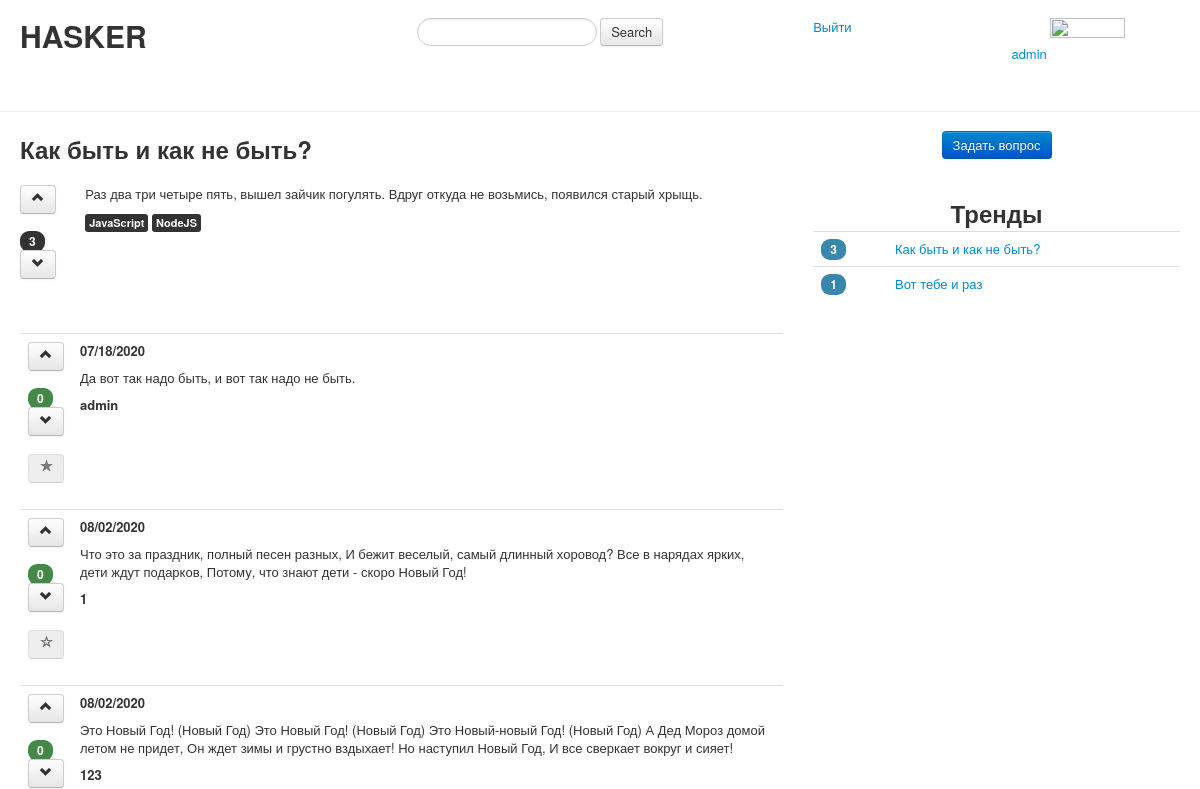
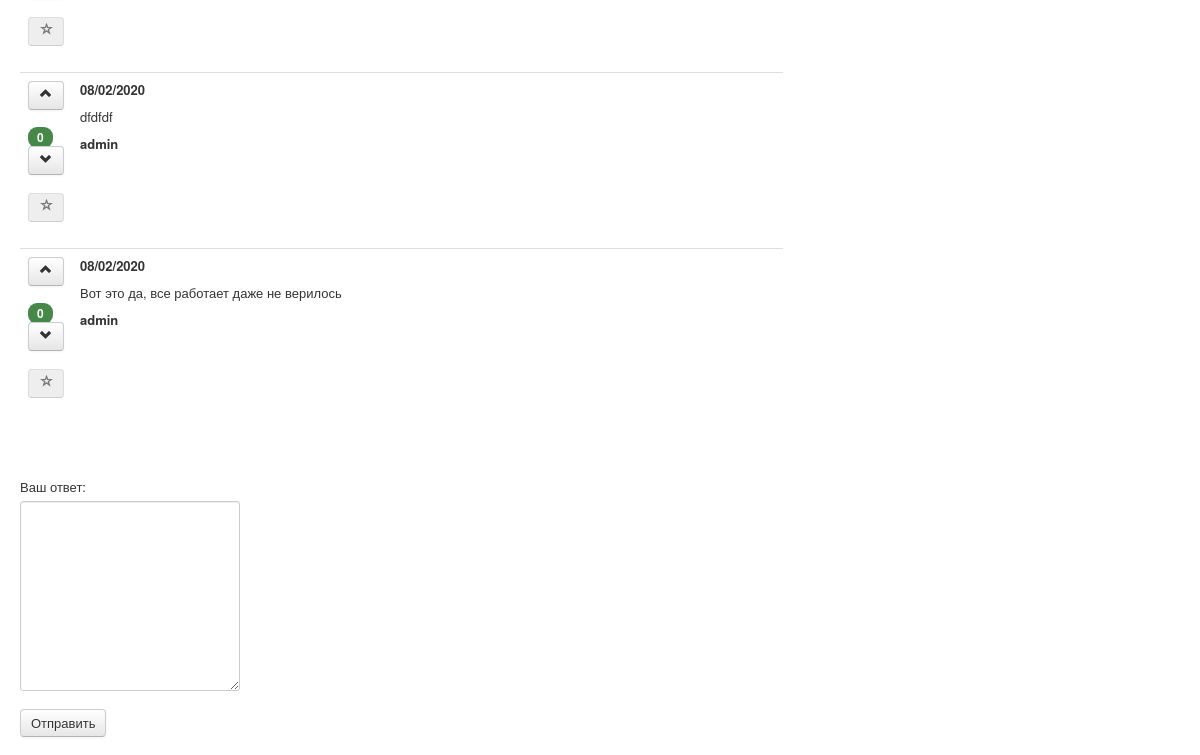
Before: /question/1/ (signed in) with the older database file (2 pictures, top to bottom).
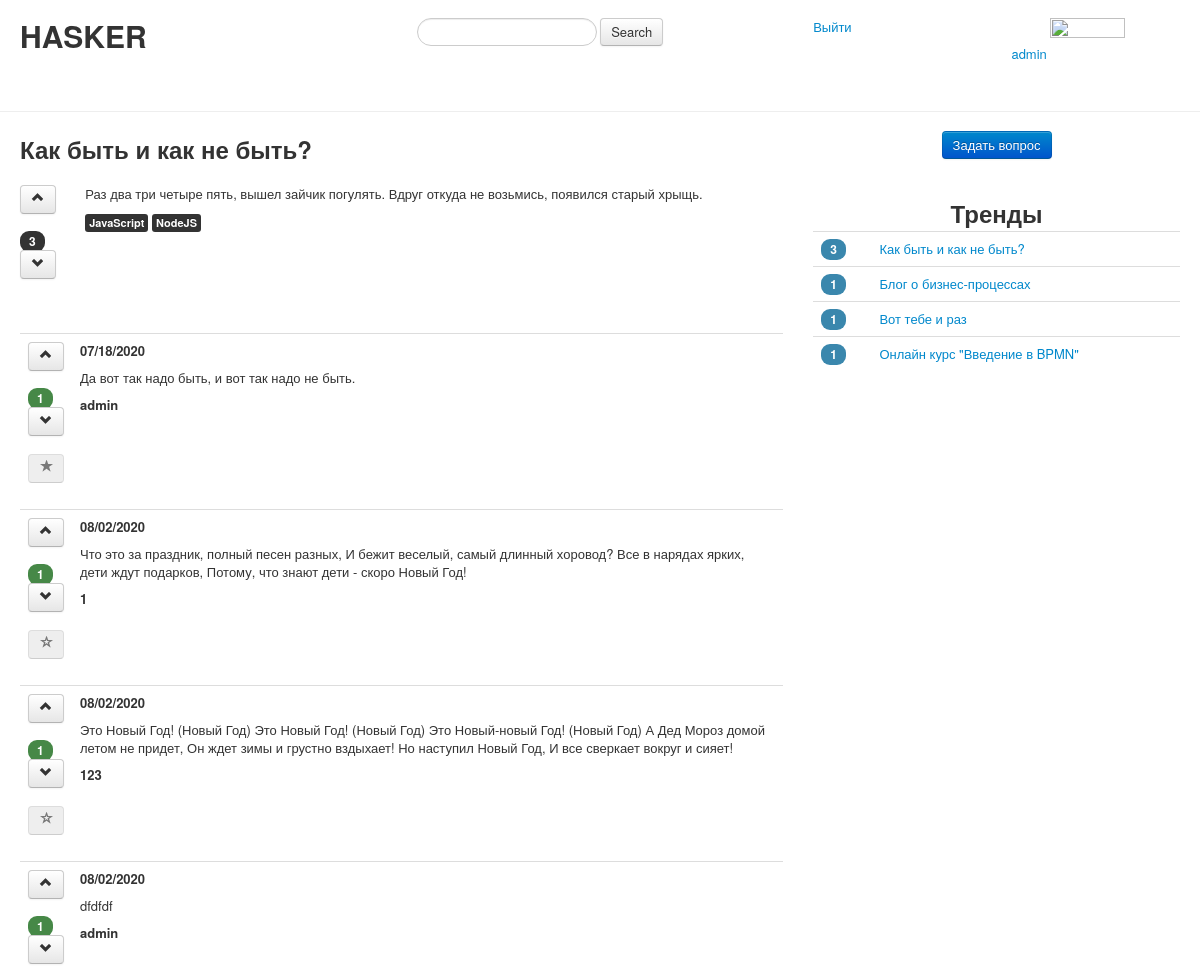
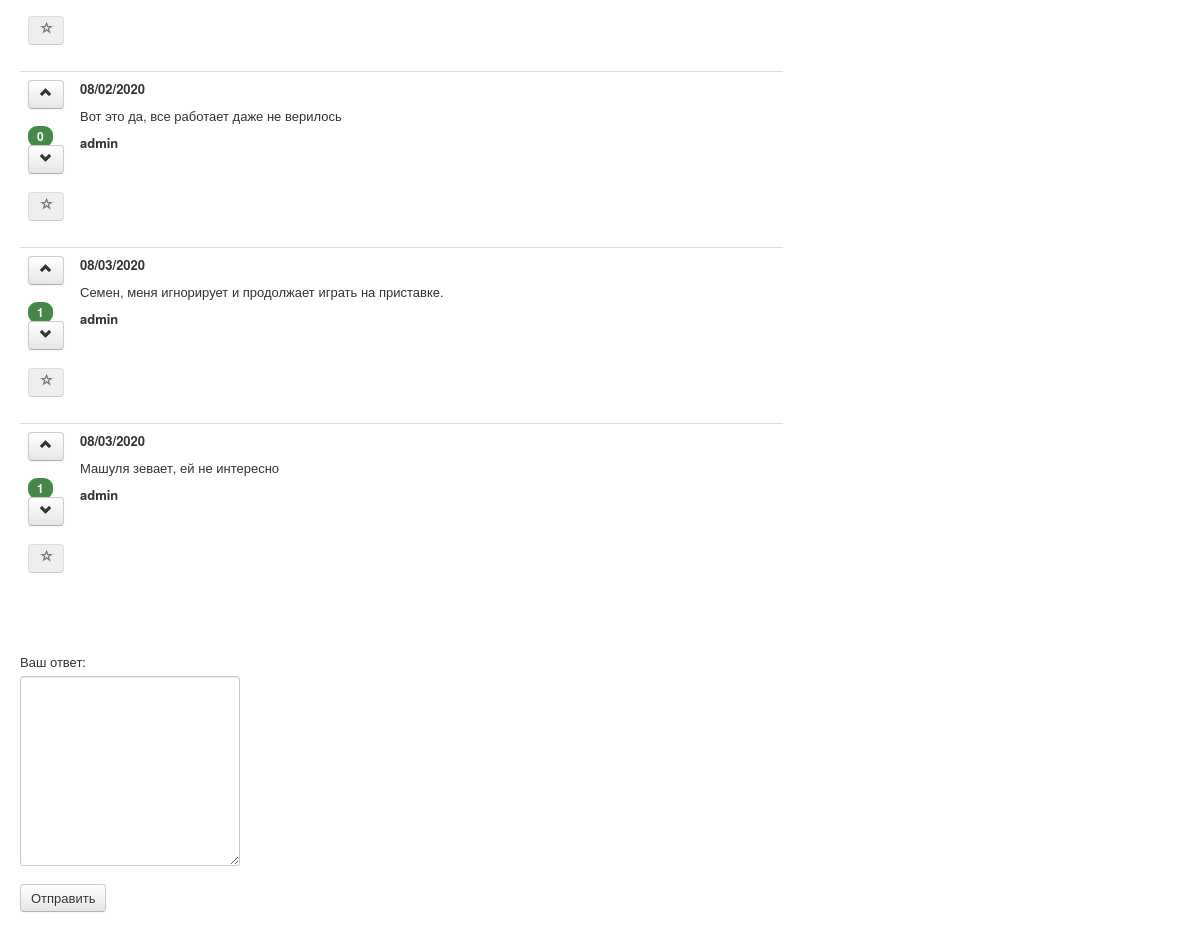
After: the same page with the newer database file (2 pictures, top to bottom).
### questions/models.py (models this page shows, shortened)
class Tags(models.Model):
    class Meta:
        verbose_name = 'Tag'
        verbose_name_plural = 'Tags'
    name = models.CharField(max_length=50)

class Answers(models.Model):
    class Meta:
        verbose_name = 'Answer'
        verbose_name_plural = 'Answers'
    body = models.TextField(max_length=1000, verbose_name='Ваш ответ')
    author = models.ForeignKey(
        User,
        on_delete=models.DO_NOTHING
    )
    create_date = models.DateTimeField(auto_now_add=True)
    correct = models.BooleanField(blank=True)
    question = models.ForeignKey(
        Questions,
        on_delete=models.CASCADE,
    )

### questions/views.py (the view, shortened to what this page needs)
# urls.py: path('question/<int:pk>/', QuestionView.as_view(), name='questionview'),
class QuestionView(DetailView):
    model = Questions
    def get_context_data(self, **kwargs):
        context = super().get_context_data(**kwargs)
        number_question_votes = QuestionVotes.objects.filter(question=self.object).count()
        context['number_question_votes'] = number_question_votes
        answers = Answers.objects.filter(question=self.object)
        vote_answers = dict()
        for answer in answers:
            vote_answers[answer.id] = AnswerVotes.objects.filter(answer=answer).count()
        if self.request.user.is_authenticated:
            if self.request.user != self.object.author:
                context['disabled_correct_answer'] = 'disabled'
        else:
            context['disabled_correct_answer'] = 'disabled'
            context['disabled'] = 'disabled'
        context['answers'] = answers
        context['vote_answers'] = vote_answers
        form = AnswerCreateForm()
        context['form'] = form
        get_trends(context)
        return context

### questions/forms.py
class AnswerCreateForm(forms.ModelForm):
    class Meta:
        model = Answers
        fields = ['body']

### questions/templatetags/getvalue.py (called while the page is built)
@register.filter(name='getvalue')
def get_value(dictionary, value):
    return dictionary.get(value)

### questions/views.py (called while the page is built)
def get_trends(context: dict):
    trends = QuestionVotes.objects.values('question__title', 'question_id').annotate(count=Count('question')).order_by('-count')[:20]
    context['trends'] = trends

### questions/Templates/questions/questions_detail.html (shortened to what this page needs)
{% extends 'base.html'%}
{% block leftbody %}
    <h2>{{ object.title }}</h2>
    <br>
    <div class="row-fluid">
        <div class="span1">
            <form action="{% url 'questions:questionvote' object.id %}">
                <button class="btn" type="submit" {{ disabled }}><i class="icon-chevron-up"></i></button>
            </form>
            <span class="badge badge-inverse">{{ number_question_votes }}</span>
            <form action="{% url 'questions:questionunvote' object.id %}">
                <button class="btn" type="submit" {{ disabled }}><i class="icon-chevron-down"></i></button>
            </form>
        </div>
        <div class="span11">
            <p>{{ object.body }}</p>
            {% for tag in object.tags.all %}
            <span class="label label-inverse">{{ tag.name }}</span>
            {% endfor %}
        </div>
    </div>
    <br><br>
    <table class="table">
          {% load getvalue %}
          <tbody>
          {% for value in object.answers_set.all %}
                <tr>
                     <td>
                         <form action="{% url 'questions:answervote' object.id value.id %}">
                             <button class="btn" type="submit" {{ disabled }}><i class="icon-chevron-up" ></i></button>
                         </form>
                         <span class="badge badge-success">{{ vote_answers|getvalue:value.id }}</span>
                         <form action="{% url 'questions:answerunvote' object.id value.id %}">
                             <button class="btn" type="submit" {{ disabled }}><i class="icon-chevron-down"></i></button>
                         </form>
                         <form action="">
                             <button class="btn" type="submit" {{ disabled_correct_answer }}>
                                 {% if value.correct %}
                                 <i class="icon-star">
                                 {% else %}
                                 <i class="icon-star-empty">
                                 {% endif %}
                                 </i></button>
                         </form>
                    </td>
                     <td>
                         <p><strong>{{ value.create_date|date:"SHORT_DATE_FORMAT" }}</strong></p>
                         <p>{{ value.body }}</p>
                         <p><strong>{{ value.author.username }}</strong></p>
                     </td>
                </tr>
          {%  endfor %}
          </tbody>
    </table>
    {% if user.is_authenticated %}
    <br><br>
    <form method="POST" enctype="multipart/form-data">
        {{ form.as_p }}
        <input class="btn" type="submit" value="Отправить">
    </form>
    {% endif %}
{% endblock %}

### questions/Templates/base.html (shortened to what this page needs)
<!DOCTYPE html>
<html lang="ru">
<head>
    {% load static %}
    <link href="{% static 'css/bootstrap.css' %}" rel="stylesheet">
    <link href="{% static 'css/bootstrap-responsive.css' %}" rel="stylesheet">
</head>
<body>
    <div class="container-fluid">
        <br>
        <div class="row-fluid">
            <div class="span4">
                <h1>HASKER</h1>
            </div>
            <div class="span4">
                <form class="form-search">
                  <input type="text" class="input-medium search-query">
                  <button type="submit" class="btn">Search</button>
                </form>
            </div>
            <div class="span2">
                {% if user.is_authenticated %}
                  <a href="{% url 'registration:logout' %}">Выйти</a>
                {% else %}
                  <a href="{% url 'registration:login' %}">Войти</a>
                {% endif %}
            </div>
            <div class="span2">
                {% if user.is_authenticated %}
                    <a href="{% url 'registration:editprofile' %}">{{ user.username }}</a>
                    <img src="{{ photo.url }}" height="75" width="75">
                {% else %}
                    <form action="{% url 'registration:registration' %}">
                        <button class="btn btn-primary" type="submit">Зарегистрироваться</button>
                    </form>
                {% endif %}
            </div>
        </div>
    </div>
    <hr>
    <div class="container-fluid">
      <div class="row-fluid">
        <div class="span8">
            {% block leftbody %}
            {% endblock %}
        </div>
        <div class="span4">
        {% if user.is_authenticated %}
            <div class="pagination-centered">
                 <form action="{% url 'questions:createquestion' %}">
                        <button class="btn btn-primary" type="submit">Задать вопрос</button>
                 </form>
            </div>
        {% endif %}
            <br>
            <div class="pagination-centered">
                <h2>Тренды</h2>
            </div>
            <div>
                 <table class="table">
                    {% for trend in trends %}
                    <tr>
                        <td><span class="badge badge-info">{{ trend.count }}</span></td>
                        <td><a href="{% url 'questions:questionview' trend.question_id %}">{{ trend.question__title }}</a></td>
                    </tr>
                    {% endfor %}
                 </table>
            </div>
        </div>
      </div>
    </div>
</body>
</html>

Changed rows visible on the page:
computed for Answers "Да вот так надо быть, и вот так надо не быть.": id "0" → "1"
computed for Answers (number 2 of 7 on the later page): id "0" → "1"
computed for Answers (number 3 of 7 on the later page): id "0" → "1"
computed for Answers "dfdfdf": id "0" → "1"
added Answers: id "1", correct False (drawn), create_date "08/03/2020", body "Семен, меня игнорирует и продолжает играть на приставке.", author.username "admin"
added Answers: id "1", correct False (drawn), create_date "08/03/2020", body "Машуля зевает, ей не интересно", author.username "admin"
Other visible differences:
new list line: "1 Блог о бизнес-процессах"
new list line: "1 Онлайн курс \"Введение в BPMN\""
